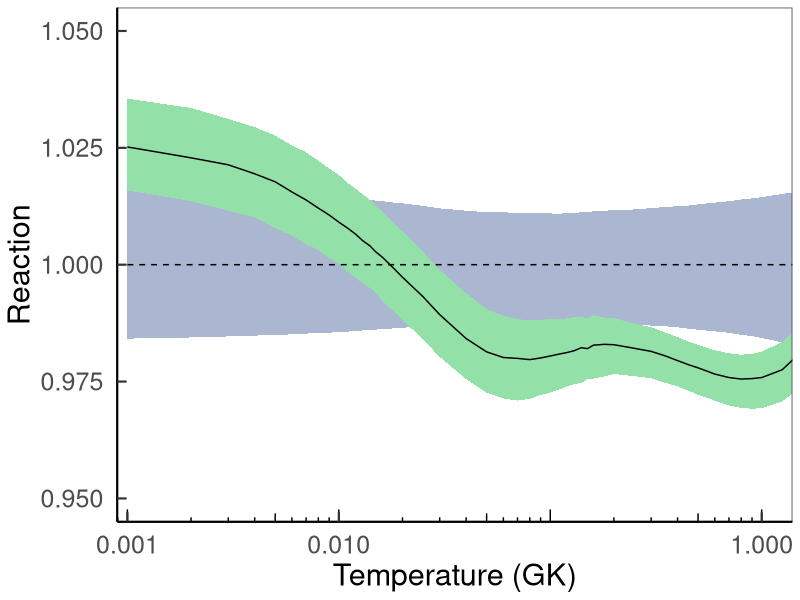

Write R code to recreate this figure.
# import packages
library(magrittr);
library(dplyr);require(plyr)
require(ggplot2)

Norm <- read.table("rates.dat",header = TRUE)$median

new <- read.table("rates.dat",header = TRUE) %>%
  select(c("x","median","lower","upper")) %>%
  set_colnames(c("T9","Adopted","Lower","Upper")) %>%
  mutate(data = "present") %>% 
  mutate(Adopted = Adopted/Norm) %>% 
  mutate(Lower = Lower/Norm) %>%
  mutate(Upper = Upper/Norm)

old <- read.csv("tabula-table_tdn.csv",header = TRUE) %>%  
  select(c("T9","Adopted","Lower","Upper"))  %>%
  mutate(data="previous") %>% 
  mutate(Adopted = Adopted/Norm) %>% 
  mutate(Lower = Lower/Norm) %>%
  mutate(Upper = Upper/Norm)
  
joint <- rbind(old,new)


pdf("rate_ratio.pdf",height = 7,width = 10)
ggplot(joint,aes(x=T9,y=Adopted, group=data,fill=data,linetype=data)) +
  geom_ribbon(aes(x=T9,ymin=Lower, ymax=Upper),show.legend=FALSE) +
  geom_line() +
  coord_cartesian(xlim=c(0.00125,1),ylim=c(0.95,1.05)) +
  theme_bw() + xlab("Temperature (GK)") + ylab("Reaction") +
  scale_fill_manual(values=c("#abb7d0","#93e0a8"))+
  scale_x_log10(breaks = c(0.001,0.01,1))  +
  annotation_logticks(sides = "b") +
  annotation_logticks(base=2.875,sides = "l") +
  scale_linetype_manual(guide=F,values=c("dashed","solid")) +
  theme(panel.grid.major = element_blank(),
        panel.grid.minor = element_blank(),
        legend.position = c(0.925,0.7),
        legend.background = element_rect(colour = "white", fill = "white"),
        plot.background = element_rect(colour = "white", fill = "white"),
        panel.background = element_rect(colour = "white", fill = "white"),
        legend.key = element_rect(colour = "white", fill = "white"),
        axis.title = element_text(size=22),
        axis.ticks = element_line(size = 0.75),
        axis.line = element_line(size = 0.75, linetype = "solid"),
        axis.text.y = element_text(size = 18, margin = unit(c(t = 0, r = 3.5, b = 0, l = 0), "mm")),
        axis.text.x = element_text(size = 18, margin = unit(c(t = 3.5, r = 0, b = 0, l = 0), "mm")),
        axis.ticks.length = unit(-2.4, "mm"))
        
dev.off()
